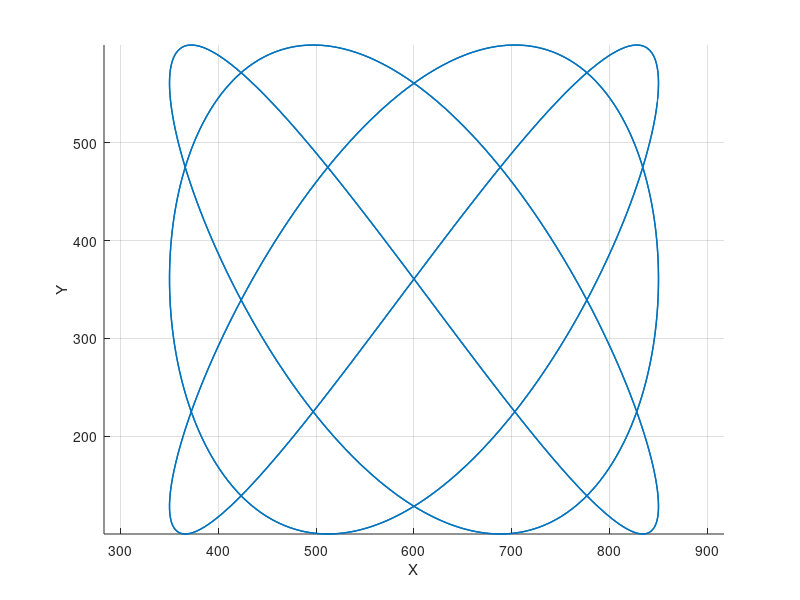

Reproduce this figure in MATLAB. (Note: this script raises an error after producing the figure.)
% a flag to determine whether it is UAV simulation or vector field simulation
UAV_SIMULATION = 1;

%% plot the desired paths
figure; axis equal; set(gcf,'color','w'); hold on; grid on; axis equal;
view(0,90);
xlabel('X'); ylabel('Y'); zlabel('Z')
hAxes = gca;

% desired path: projected trefoil knot
th = 0: 0.01: 4*pi;
height = 0;
gain=1; nx=3; ny=4; nz=7; betax=0.1; betay=0.7; betaz=0;
x = 250*cos(gain*nx*th+betax)+600;
y = 250*cos(gain*ny*th+betay)+350;
hold on;  
pltobj = plot3(x, y, height*ones(1, length(x)), 'LineWidth', 1);
xlabel('X'); ylabel('Y'); zlabel('W')
pz = zeros(size(px));

%% plot starting position
plot3(px(1), py(1), pz(1), 'bo', 'LineWidth', 1);

htraj = animatedline(hAxes, 'LineWidth', 2, 'MaximumNumPoints',Inf);
hpt = animatedline(hAxes, 'Color','blue', 'Marker', '.', 'MarkerSize', 20, 'MaximumNumPoints',Inf);
htri = animatedline(hAxes, 'MaximumNumPoints',Inf);
hvtr = animatedline(hAxes, 'Color','red', 'Marker', '.', 'MarkerSize', 20, 'MaximumNumPoints',Inf);  % "virtual target"
hnoi = animatedline(hAxes, 'Color', [0.5 0.5 0.5], 'Marker', '.', 'MarkerSize', 20, 'MaximumNumPoints',Inf);    % noise animation
legend([pltobj, hpt, hnoi, hvtr], {'desired path', 'actual robot position', 'perceived robot position', '(f_1(w), f_2(w))'}, 'Location','northeast')
legend('boxoff')

%% animation
if(UAV_SIMULATION) % UAV simulation
    expand = 0.1;
    lenx=max(px)-min(px); leny=max(py)-min(py); lenz=max(pz)-min(pz);
    xlim([min(px)-expand*lenx, max(px)+expand*lenx]); 
    ylim([min(py)-expand*leny, 730]); 
    numpoints = length(px);
    drawnum = 800;
    set(gcf, 'Position',  [700, 400, 600, 600])
    pause(5)
    for i = 1 : drawnum : numpoints-(drawnum-1)
        dis = sprintf("Time (s): %0.3f", e.Time(i+(drawnum-1)));
        tt = text(hAxes, 280, 650, 0, dis);

        % trajectory 
        addpoints(htraj, px(i:i+(drawnum-1)), py(i:i+(drawnum-1)), pz(i:i+(drawnum-1)));
        % trajectory point
        addpoints(hpt, px(i+(drawnum-1)), py(i+(drawnum-1)), pz(i+(drawnum-1)));
        p1 = [px(i+(drawnum-1)); py(i+(drawnum-1)); pz(i+(drawnum-1))];
        vel = [cos(theta(i+(drawnum-1))); sin(theta(i+(drawnum-1))); 0];
        L = 40; 
        p1 = p1 - 0.433*L*vel/norm(vel);
        p = cal_tri_pts(p1, vel, L);		% get four points to draw a triangle and then draw it
        addpoints(htri, p(1,3), p(2,3), p(3,3));
        addpoints(htri, p(1,1), p(2,1), p(3,1));
        addpoints(htri, p(1,2), p(2,2), p(3,2));
        addpoints(htri, p(1,3), p(2,3), p(3,3));
        addpoints(htri, p(1,4), p(2,4), p(3,4));
        addpoints(htri, p(1,1), p(2,1), p(3,1));
        addpoints(hvtr, f1w(i+(drawnum-1)), f2w(i+(drawnum-1)), height);
        addpoints(hnoi, noise_px(i+(drawnum-1)), noise_py(i+(drawnum-1)), height)
        
        drawnow
        pause(0.01) 

        delete(tt)
        clearpoints(hpt)
        clearpoints(htri)
        clearpoints(hvtr)
        clearpoints(hnoi)
    end
else  % vector field simulation
    expand = 0.1;
    lenx=max(vf_px)-min(vf_px); leny=max(vf_py)-min(vf_py); 
    numpoints = length(vf_px);
    drawnum = 1000;
    for i = 1 : drawnum : numpoints-(drawnum-1)
        dis = sprintf("Time (s): %0.3f", e.Time(i+(drawnum-1)));
        tt = text(hAxes, 280, 620, 0, dis);

        % trajectory 
        addpoints(htraj, vf_px(i:i+(drawnum-1)), vf_py(i:i+(drawnum-1)), pz(i:i+(drawnum-1)));
        % trajectory point
        addpoints(hpt, vf_px(i+(drawnum-1)), vf_py(i+(drawnum-1)), pz(i+(drawnum-1)));
        addpoints(hnoi, noise_vf_px(i+(drawnum-1)), noise_vf_py(i+(drawnum-1)), height)

        drawnow
        pause(0.01) 

        delete(tt)
        clearpoints(hpt)
        clearpoints(hnoi)
    end
end

function p = cal_tri_pts(p1, v, L)
% input:    p1 -- the midpoint of one edge of a triangle; COLUMN vector
%           v  -- a velocity vector; pointing from p1 to a vertex; COLUMN vector
%           L  -- edge length of the triangle
% output:   p = [p1, p2, p3, p4] contaning the verteces of the triangle
%           p2, p3 and p4 (COLUMN vectors); p1 is the same as the input;
%
%                          p3
%                          *                     
%                         /|\
%                        / | \
%                       /  |  \
%                      /___|___\ 
%                     p4   p1   p2
%
    p3=p1+0.866*L*v/norm(v);
    solx = v(2)*(1/(v(1)^2 + v(2)^2))^(1/2);
    soly = -v(1)*(1/(v(1)^2 + v(2)^2))^(1/2);
    vv=double([solx;soly;0]);
    p2=p1+0.5*L*vv;
    p4=p1-0.5*L*vv;
    p=[p1, p2, p3, p4];
end